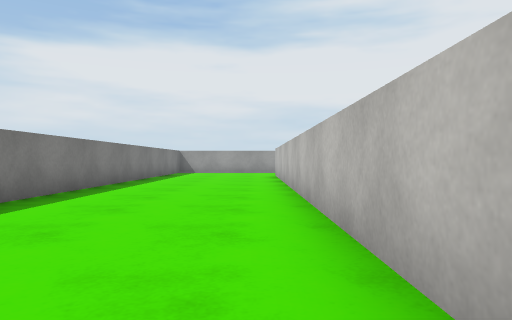
View 1 (above)

24 first-person views from a walk through a scene from a Unity 3-D project. The camera is 0.58 m above the floor, looks level and sees 70° across. The floor is counted in squares, 1 m on a side. Each view is taken from the middle of a square. On the plan, view 1 faces up. The plan holds only what a view shows up to about 10 squares ahead; the rest is blank. The place goes on beyond the plan. Surface patterns are stand-ins for the level's own textures.

View 2
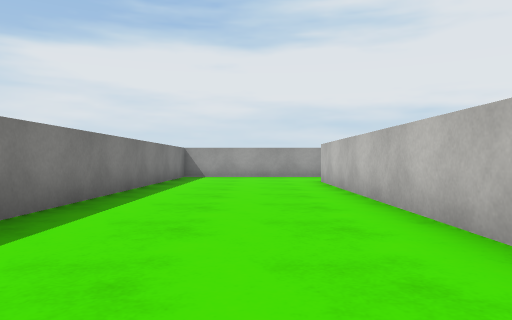

View 3
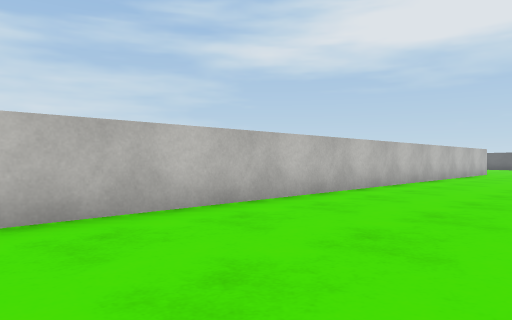

View 4
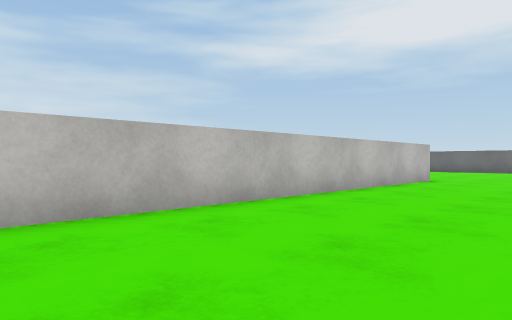

View 5
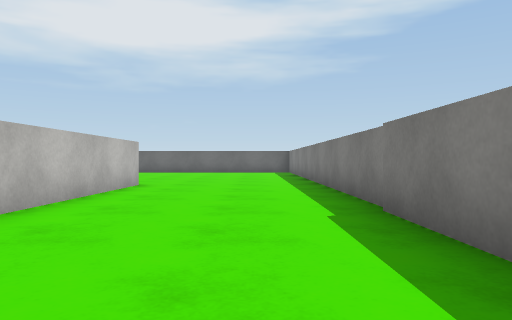

View 6
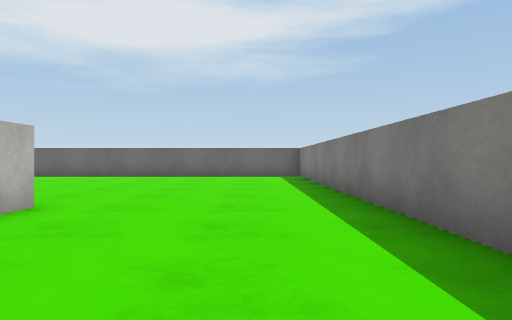

View 7
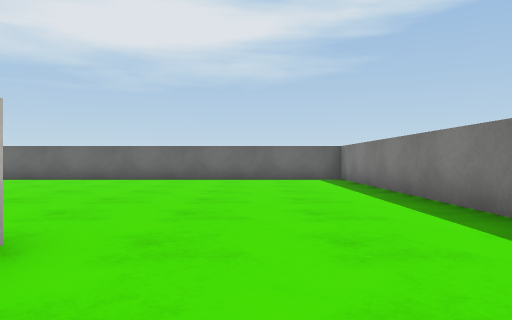

View 8
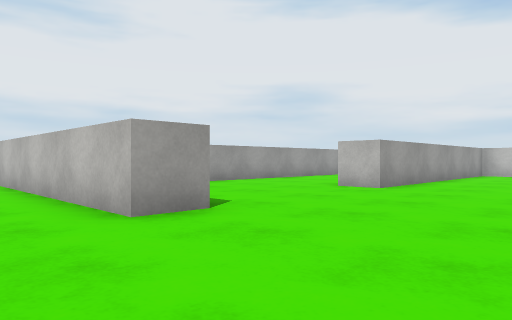

View 9
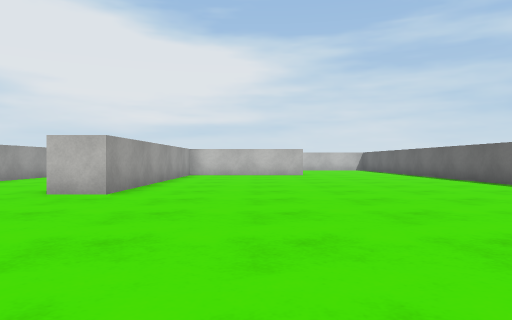

View 10
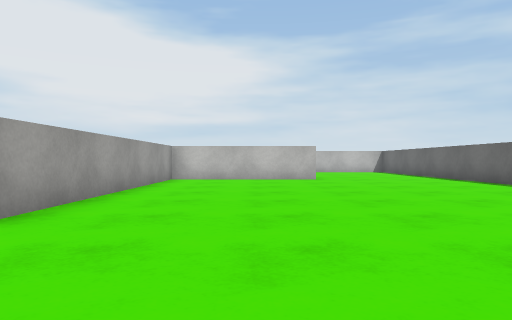

View 11
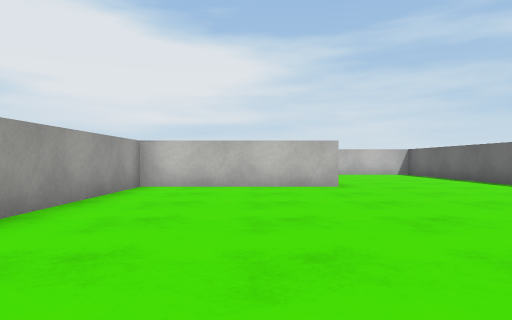

View 12
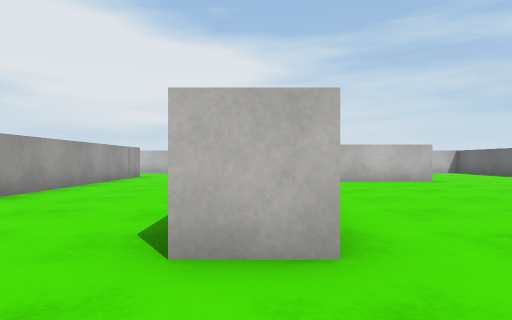

View 13
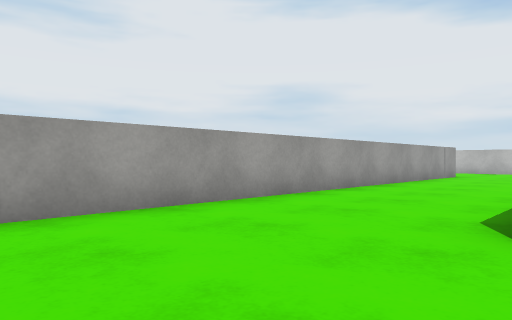

View 14
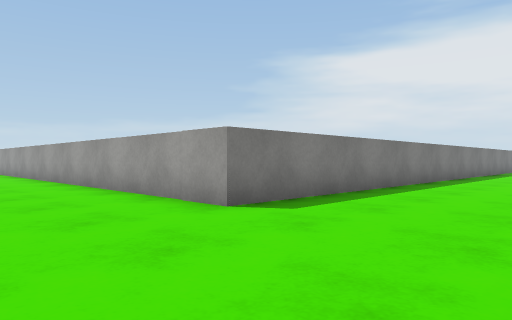

View 15
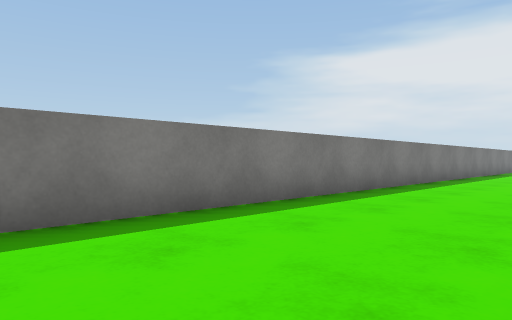

View 16
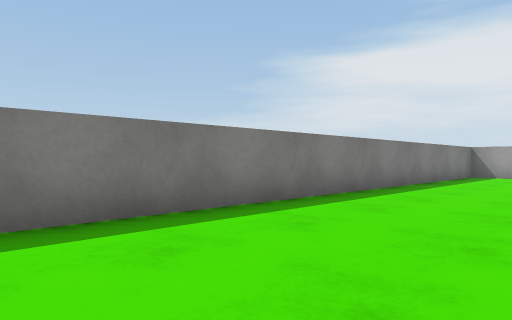

View 17
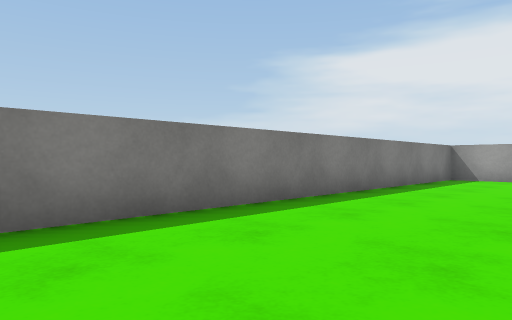

View 18
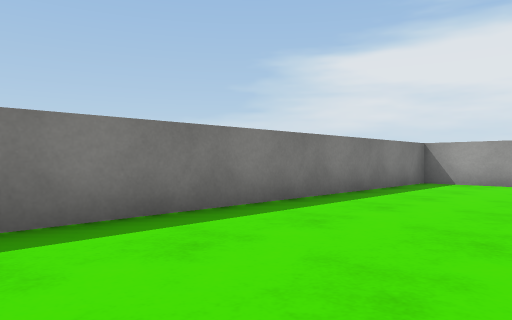

View 19
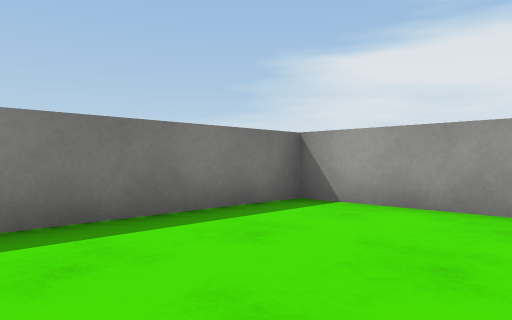

View 20
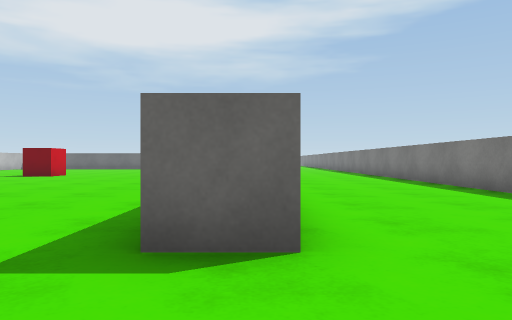

View 21
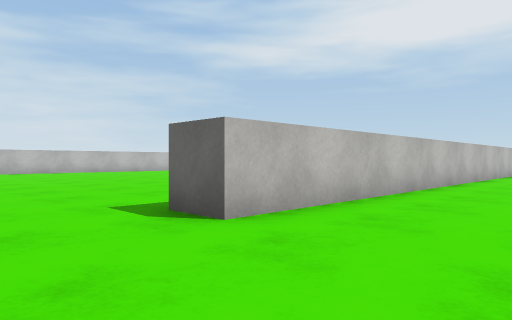

View 22
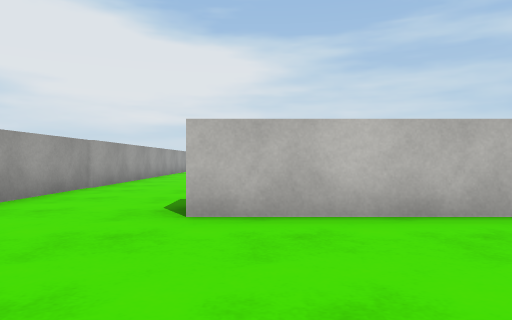

View 23
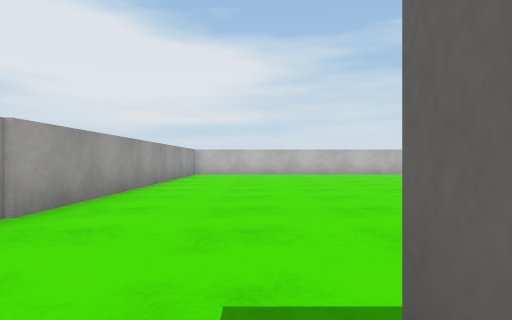

View 24
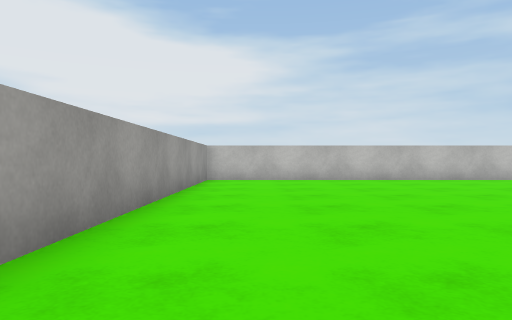

### Floor plan
Points are (right, up) in squares from view 1. A wall is a line through its corners. A room is listed if a view was taken in it or the views show most of it. See-through windows are left out.
Room 1 (views 1, 2, 3, 4, 5, 6, 7, 8, 9, 10, 11, 12, 13, 14, 15, 16, 17, 18, 19, 21, 22)
walls: (1.8, -12.5) (0.7, -12.5) (0.7, 13.7); (13.9, -16.9) (13.9, -12.5) (6.1, -12.5) (6.1, -11.4); (-3.6, -6) (-3.6, -20); (-3.6, 14) (-3.6, 4.9); (19.2, 16.4) (16.5, 16.4) (16.5, -8) (3.6, -8)
ways out: opening at (0.3, 15) to room 2
Room 2 (views 20, 23, 24)
walls: (0.7, 13.7) (1.8, 13.7); (15, 16.4) (1.9, 16.4)
ways out: opening at (0.3, 15) to room 1

Positions as (right, up) in squares from view 1, and headings:
1: (0, 0), facing up
2: (-1, 4), facing up
3: (-3, 4), facing down-right
4: (-3, -2), facing down-right
5: (-2, -4), facing down
6: (-2, -8), facing down
7: (-1, -10), facing down
8: (-1, -16), facing up-right
9: (0, -15), facing right
10: (3, -15), facing right
11: (6, -15), facing right
12: (4, -12), facing right
13: (3, -12), facing up-right
14: (20, -11), facing up-left
15: (20, -4), facing up-left
16: (20, 3), facing up-left
17: (20, 5), facing up-left
18: (20, 7), facing up-left
19: (20, 12), facing up-left
20: (1, 16), facing down
21: (-2, 16), facing down-right
22: (-3, 13), facing right
23: (1, 14), facing right
24: (5, 15), facing right
